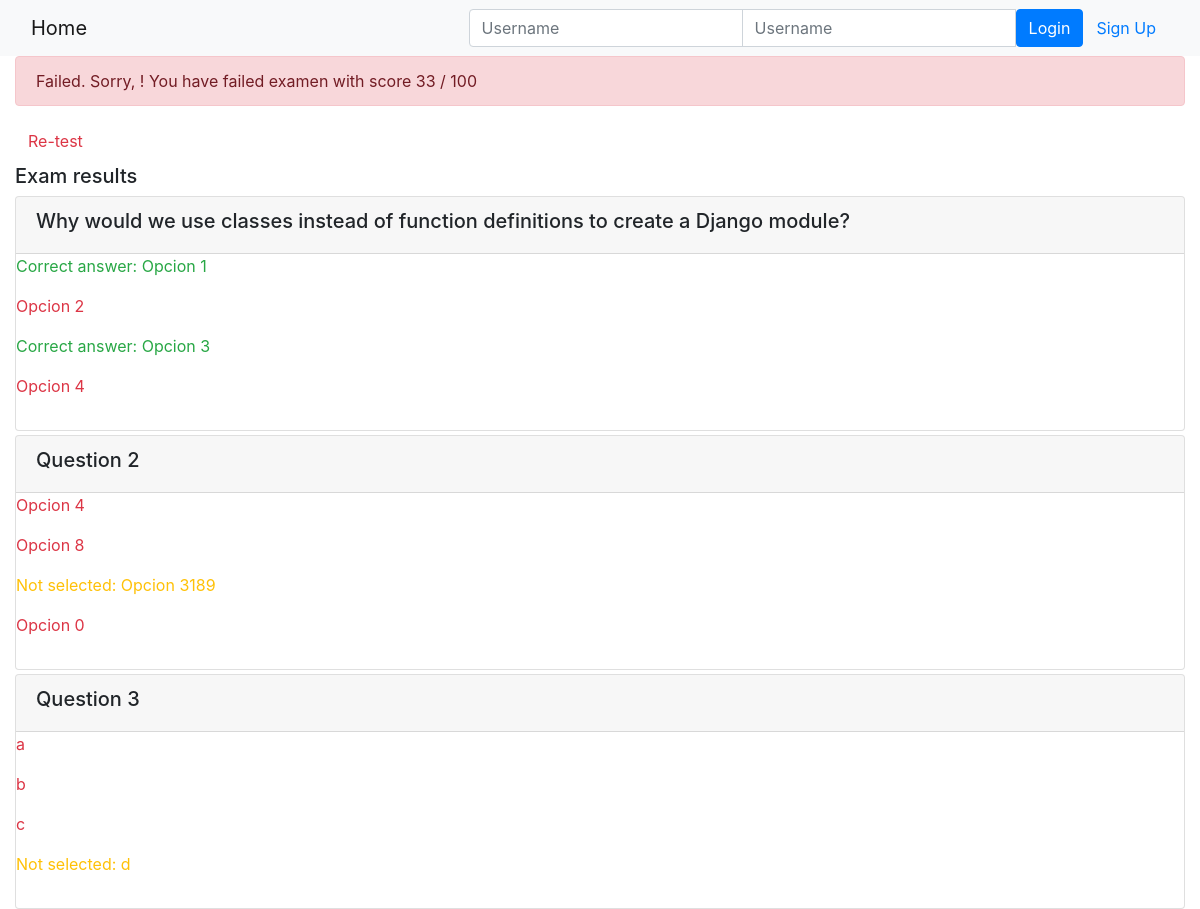
Page /onlinecourse/course/1/submission/1/result/ on the committed database.
### onlinecourse/models.py (models this page shows, shortened)
class Question(models.Model):
    lesson = models.ForeignKey(Lesson, on_delete=models.CASCADE)
    question_text = models.CharField(max_length=1000)
    question_grade = models.IntegerField(default=1)
    course = models.ForeignKey(Course, on_delete=models.CASCADE)
    def is_get_score(self, selected_ids):
        all_answers = self.choice_set.filter(is_correct=True).count()
        selected_correct = self.choice_set.filter(is_correct=True, id__in=selected_ids).count()
        if all_answers == selected_correct:
            return True
        else:
            return False

class Choice(models.Model):
    question = models.ForeignKey(Question, on_delete=models.CASCADE)
    choice_text = models.CharField(max_length=200)
    is_correct = models.BooleanField(default=False)

### onlinecourse/views.py (the view)
def show_exam_result(request, course_id, submission_id):
    course = get_object_or_404(Course, id=course_id)
    submission = get_object_or_404(Submission, id=submission_id)
    questions = Question.objects.filter(course=course)
    choices_id = submission.choices.values_list("id", flat=True)
    total_score = 100
    amount_of_questions = questions.count()
    correct_answers = 0
    for question in questions:
        if question.is_get_score(choices_id):
            correct_answers += 1
    score = int((correct_answers / amount_of_questions) * 100)
    context = {
        "course": course,
        "choices_id": choices_id,
        "total_score": total_score,
        "grade": score,
    }
    return render(request, "onlinecourse/exam_result_bootstrap.html", context)

### onlinecourse/templates/onlinecourse/exam_result_bootstrap.html (shortened to what this page needs)
<!DOCTYPE html>
<html lang="en">
<head>
    {% load static %}
    <link rel="stylesheet" href="https://maxcdn.bootstrapcdn.com/bootstrap/4.5.2/css/bootstrap.min.css">
</head>
<body>
 <nav class="navbar navbar-light bg-light">
    <div class="container-fluid">
        <div class="navbar-header">
              <a class="navbar-brand" href="{% url 'onlinecourse:index' %}">Home</a>
        </div>
        <ul class="nav navbar-nav navbar-right">
            {% if user.is_authenticated %}
            <li>
                <a class="btn btn-link" href="#">{{ user.first_name }}({{ user.username }})</a>
                <a class="btn btn-link" href="{% url 'onlinecourse:logout' %}">Logout</a>
            </li>
            {% else %}
            <li>
                <form class="form-inline" action="{% url 'onlinecourse:login' %}" method="post">
                    <div class="input-group">
                        <input type="text" class="form-control" placeholder="Username" name="username" >
                        <input type="password" class="form-control" placeholder="Username" name="psw" >
                        <button class="btn btn-primary" type="submit">Login</button>
                        <a class="btn btn-link" href="{% url 'onlinecourse:registration' %}">Sign Up</a>
                    </div>
                </form>
            </li>
            {% endif %}
        </ul>
    </div>
</nav>
<div class="container-fluid">
    {% if grade > 80 %}
    <div class="alert alert-success">
        Congratulations, {{ user.first_name }}! You have passed the exam
        and completed the course with score {{ grade }} / {{ total_score }}
    </div>
        {% else %}
        <div class="alert alert-danger">
            Failed. Sorry, {{ user.first_name }}! You have failed examen with score {{ grade }} / {{ total_score }}
        </div>
        <a class="btn btn-link text-danger" href="{% url 'onlinecourse:course_details' course.id %}">Re-test</a>
        {% endif %}
        <div class="card-columns-vertical mt-1">
        <h5 class="">Exam results</h5>
        {% for question in course.question_set.all %}
        <div class="card mt-1">
            <div class="card-header"><h5>{{ question.question_text}}</h5></div>
            <div class="form-group">
            {% for choice in question.choice_set.all %}
                {% if choice.is_correct and choice.id in choices_id %}
                <p class="text-success">
                    Correct answer: {{ choice.choice_text }}
                </p>
                {% elif choice.is_correct %}
                <p class="text-warning">
                    Not selected: {{ choice.choice_text }}
                </p>
                {% else %}
                <p class="text-danger">
                    {{ choice.choice_text }}
                </p>
                {% endif %}
            {% endfor %}
            </div>
        </div>
        {% endfor %}
        </div>
    </div>
</body>
</html>

### rows in the picture
Question: question_text "Why would we use classes instead of function definitions to create a Django module?"
Choice: choice_text "Opcion 1"
Choice: choice_text "Opcion 2"
Choice: choice_text "Opcion 3"
Choice: choice_text "Opcion 4"
Question: question_text "Question 2"
Choice: choice_text "Opcion 4"
Choice: choice_text "Opcion 8"
Choice: choice_text "Opcion 3189"
Choice: choice_text "Opcion 0"
Question: question_text "Question 3"
Choice: choice_text "a"
Choice: choice_text "b"
Choice: choice_text "c"
Choice: choice_text "d"

### other values in the picture
{{ grade }} "33"
{{ total_score }} "100"
